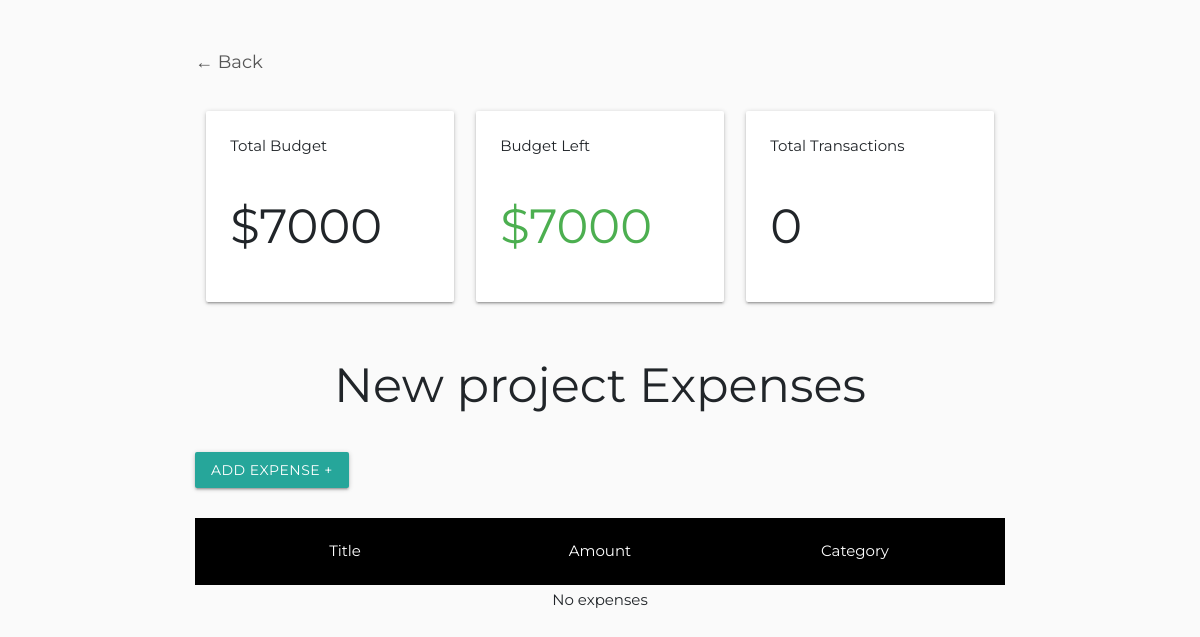
/new-project/, run on the app's committed database.
### budget/models.py (models this page shows, shortened)
class Project(models.Model):
    name = models.CharField(max_length=120)
    slug = models.SlugField(max_length=120, unique=True, blank=True)
    budget = models.IntegerField(validators=[MinValueValidator(1)])
    date_created = models.DateTimeField(auto_now_add=True)
    def budget_left(self):
        project_expenses = Expense.objects.filter(project=self)
        expense_val = 0
        for expense in project_expenses:
            expense_val += expense.amount
        budget_left = self.budget - expense_val
        return budget_left
    def total_transactions(self):
        expenses_count = Expense.objects.filter(project=self).count()
        return expenses_count

### budget/views.py (the view, shortened to what this page needs)
# urls.py: path('<slug:project_slug>/', views.project_details, name="project_details"),
def project_details(request, project_slug):
    project = get_object_or_404(Project, slug=project_slug)
    categories = Category.objects.all()
    form = ExpenseForm()
    context = {
        'project': project,
        'expenses': project.expenses.all(),
        'form': form,
    }
    return render(request, 'budget/detail_project.html', context)

### budget/models.py (called while the page is built)
    def __str__(self):
        return self.category

### budget/templates/budget/detail_project.html (shortened to what this page needs)
{% extends "budget/base.html" %}
{% load crispy_forms_tags %}
{% block content %}
<h3><a href="/" style="text-decoration: none; color:#555; font-size: 18px">&larr; Back</a></h3>
    <div class="row">
        <div class="col col-sm-12 col-md-4">
            <div class="card-panel">
                <div>Total Budget</div>
                <h1 class="bold">${{ project.budget }}</h1>
            </div>
        </div>
        <div class="col col-sm-12 col-md-4">
            <div class="card-panel">
                <div>Budget Left</div>
                {% if project.budget_left < 0 %}
                    <h1 class="bold red-text">${{ project.budget_left }}</h1>
                {% elif project.budget_left == 0 %}
                    <h1 class="bold orange-text">${{ project.budget_left }}</h1>
                {% else %}
                    <h1 class="bold green-text">${{ project.budget_left }}</h1>
                {% endif %}
            </div>
        </div>
        <div class="col col-sm-12 col-md-4">
            <div class="card-panel">
                <div>Total Transactions</div>
                <h1 class="bold">{{ project.total_transactions }}</h1>
            </div>
        </div>
    </div>
    <h1 class="center">{{ project.name }} Expenses</h1>
    <div class="section button-section">
        <a href="#modal1" class="btn modal-trigger">Add Expense +</a>
    </div>
    <div class="section expenses-list-section">
        <div class="expense-row black lighten-3 white-text">
            <div class="row mb-1 p-4 center">
                <div class="col col-sm-12 col-md-4">
                    Title
                </div>
                <div class="col col-sm-12 col-md-4">
                    Amount
                </div>
                <div class="col col-sm-12 col-md-4">
                    Category
                </div>
            </div>
        </div>
        {% if expenses %}
            {% for expense in expenses %}
            <div class="expense-row white z-depth-2">
                <div class="row position-relative mb-2 p-4 center">
                    <div class="col col-sm-12 col-md-4">
                        {{ expense.title }}
                    </div>
                    <div class="col col-sm-12 col-md-4">
                        ${{ expense.amount }}
                    </div>
                    <div class="col col-sm-12 col-md-4">
                        {{ expense.category }}
                    </div>
                    <a href="{% url 'budget:confirm_page' expense.id project.slug %}" class="position-absolute remove-icon">X</a>
                </div>
            </div>
            {% endfor %}
        {% else %}
            <p class="center">No expenses</p>
        {% endif %}
    </div>
{% endblock content %}

### budget/static/css/style.css (style rules this page uses)
body { font-family: 'Montserrat', sans-serif; }
h1 { font-size: 4vw; }

### data on the page
Project: budget "7000", budget_left "7000", total_transactions "0", name "New project"
